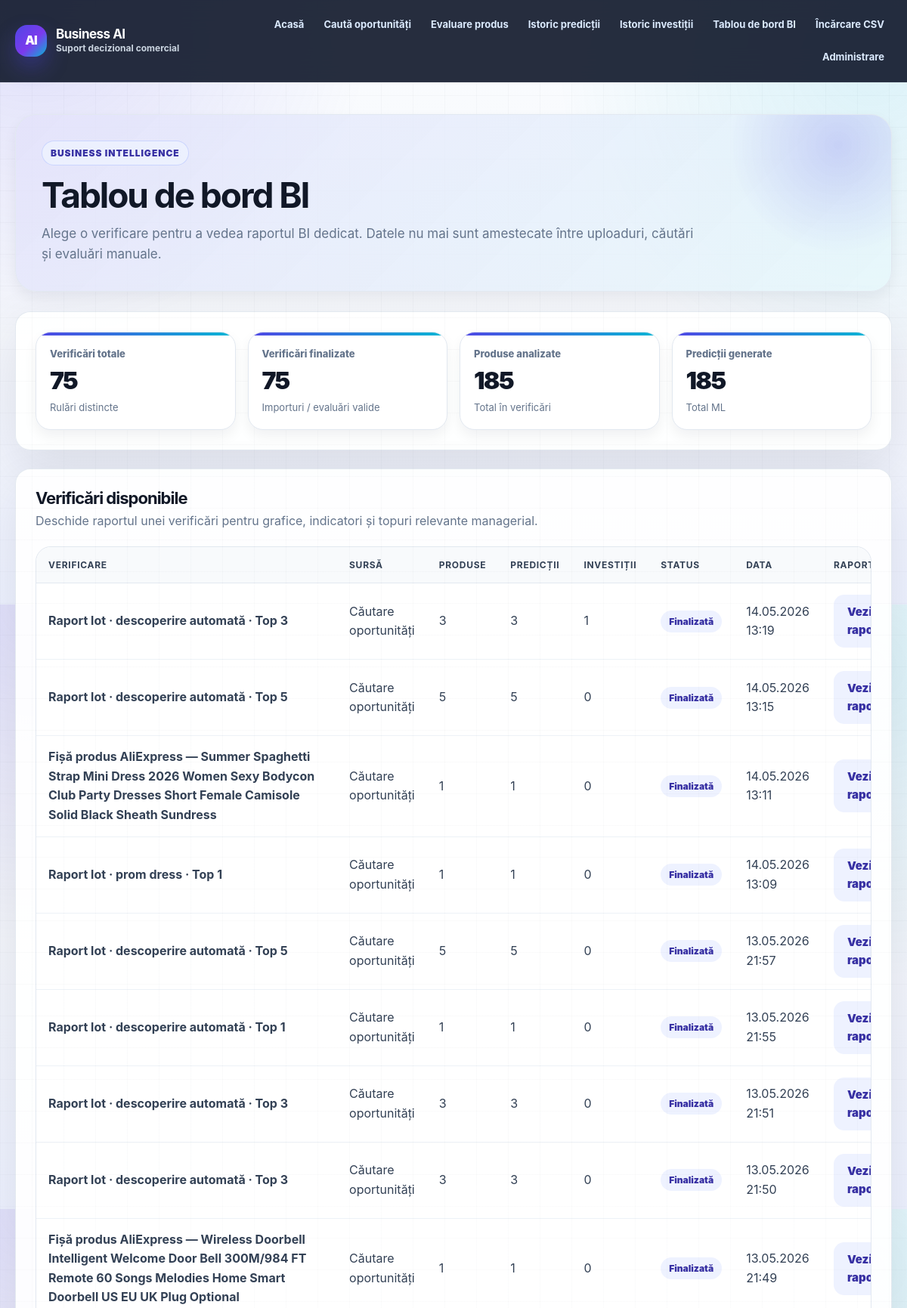
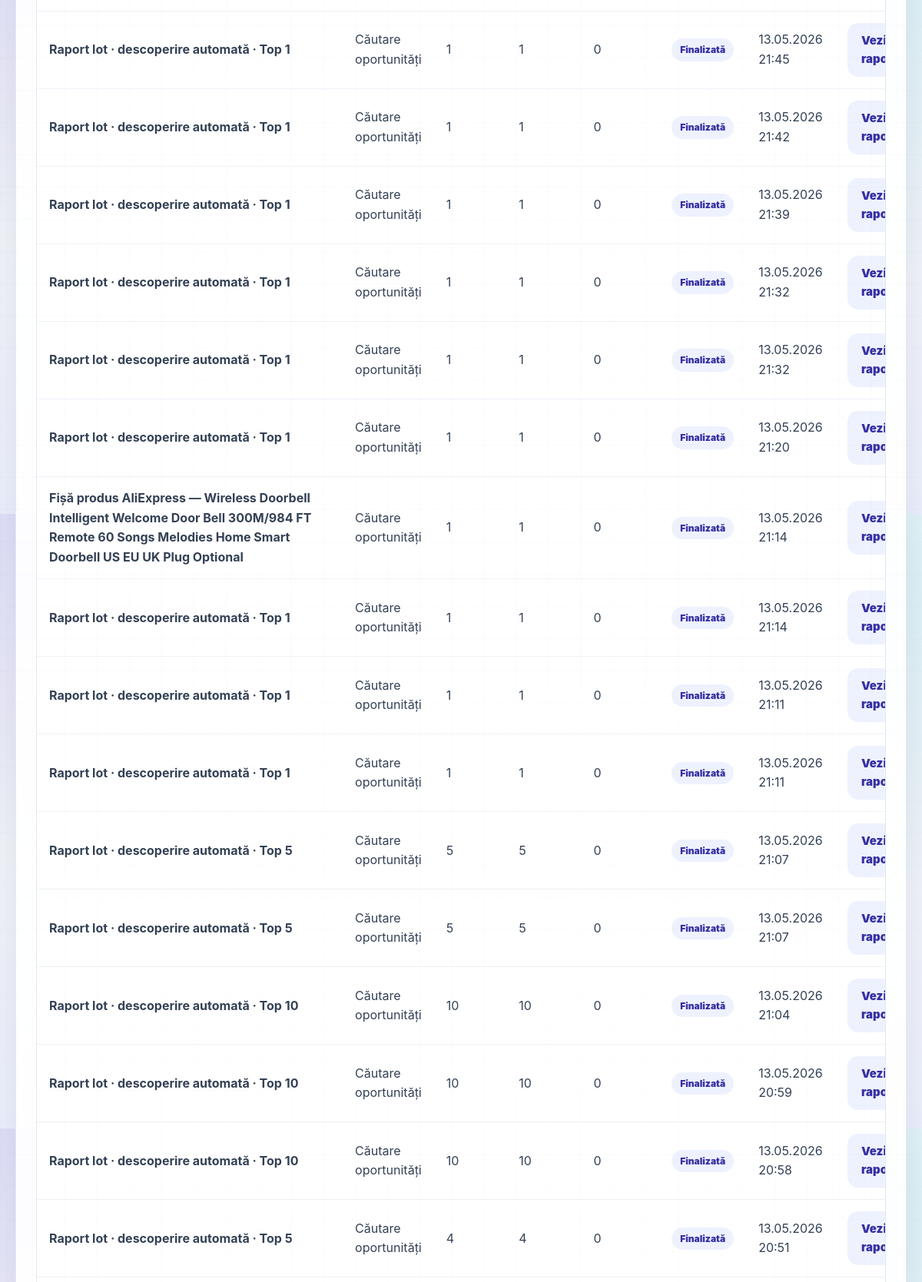
The app's page /analize/ (upper part) with its own data (2 pictures, top to bottom).
### analytics/models.py (models this page shows, shortened)
class AnalysisRun(models.Model):
    SOURCE_MANUAL = "manual"
    SOURCE_CSV_UPLOAD = "csv_upload"
    SOURCE_DISCOVERY = "discovery"
    SOURCE_EBAY_API = "ebay_api"
    SOURCE_CSV_FALLBACK = "csv_fallback"
    SOURCE_CHOICES = [
        (SOURCE_MANUAL, "Evaluare manuală"),
        (SOURCE_CSV_UPLOAD, "Încărcare CSV"),
        (SOURCE_DISCOVERY, "Căutare oportunități"),
        (SOURCE_EBAY_API, "eBay API"),
        (SOURCE_CSV_FALLBACK, "CSV fallback"),
    ]
    STATUS_CREATED = "created"
    STATUS_COMPLETED = "completed"
    STATUS_ERROR = "error"
    STATUS_CHOICES = [
        (STATUS_CREATED, "Creată"),
        (STATUS_COMPLETED, "Finalizată"),
        (STATUS_ERROR, "Eroare"),
    ]
    title = models.CharField(max_length=255)
    source_type = models.CharField(max_length=40, choices=SOURCE_CHOICES, default=SOURCE_MANUAL)
    keyword = models.CharField(max_length=200, blank=True)
    source_file_name = models.CharField(max_length=255, blank=True)
    products_count = models.PositiveIntegerField(default=0)
    predictions_count = models.PositiveIntegerField(default=0)
    investment_count = models.PositiveIntegerField(default=0)
    status = models.CharField(max_length=30, choices=STATUS_CHOICES, default=STATUS_CREATED)
    notes = models.TextField(blank=True)
    created_at = models.DateTimeField(default=timezone.now)
    updated_at = models.DateTimeField(auto_now=True)
    class Meta:
        ordering = ["-created_at"]
        verbose_name = "Verificare analiză"
        verbose_name_plural = "Verificări analiză"

### analytics/views.py (the view)
# urls.py: path('', views.dashboard, name='analytics_dashboard'),
def dashboard(request):
    analysis_runs = AnalysisRun.objects.all()
    total_runs = analysis_runs.count()
    completed_runs = analysis_runs.filter(status=AnalysisRun.STATUS_COMPLETED).count()
    total_predictions = sum(item.predictions_count for item in analysis_runs)
    total_products = sum(item.products_count for item in analysis_runs)
    all_runs = PredictionRun.objects.select_related("product").all()
    avg_prob = all_runs.aggregate(v=Avg("success_probability"))["v"] or 0
    high_potential = all_runs.filter(success_label__icontains="ridicat").count()
    context = {
        "analysis_runs": analysis_runs,
        "latest_run": analysis_runs.first(),
        "summary": {
            "total_runs": total_runs,
            "completed_runs": completed_runs,
            "total_predictions": total_predictions,
            "total_products": total_products,
            "avg_success_probability": round(float(avg_prob), 3),
            "high_potential_count": high_potential,
        },
    }
    return render(request, "analytics/dashboard.html", context)

### templates/analytics/dashboard.html (shortened to what this page needs)
{% extends 'base.html' %}
{% block content %}
<div class="page-header">
  <div class="page-eyebrow">Business Intelligence</div>
  <h1>Tablou de bord BI</h1>
  <p class="page-subtitle">
    Alege o verificare pentru a vedea raportul BI dedicat. Datele nu mai sunt amestecate între uploaduri, căutări și evaluări manuale.
  </p>
</div>
<div class="card">
  <div class="kpi-grid">
    <div class="kpi-card">
      <div class="kpi-label">Verificări totale</div>
      <div class="kpi-value">{{ summary.total_runs }}</div>
      <div class="kpi-note">Rulări distincte</div>
    </div>
    <div class="kpi-card">
      <div class="kpi-label">Verificări finalizate</div>
      <div class="kpi-value">{{ summary.completed_runs }}</div>
      <div class="kpi-note">Importuri / evaluări valide</div>
    </div>
    <div class="kpi-card">
      <div class="kpi-label">Produse analizate</div>
      <div class="kpi-value">{{ summary.total_products }}</div>
      <div class="kpi-note">Total în verificări</div>
    </div>
    <div class="kpi-card">
      <div class="kpi-label">Predicții generate</div>
      <div class="kpi-value">{{ summary.total_predictions }}</div>
      <div class="kpi-note">Total ML</div>
    </div>
  </div>
</div>
<div class="card">
  <div class="card-header">
    <div>
      <h2 class="card-title">Verificări disponibile</h2>
      <p class="card-subtitle">Deschide raportul unei verificări pentru grafice, indicatori și topuri relevante managerial.</p>
    </div>
  </div>
  <div class="table-wrapper">
    <table>
      <thead>
        <tr>
          <th>Verificare</th>
          <th>Sursă</th>
          <th>Produse</th>
          <th>Predicții</th>
          <th>Investiții</th>
          <th>Status</th>
          <th>Data</th>
          <th>Raport</th>
        </tr>
      </thead>
      <tbody>
      {% for item in analysis_runs %}
        <tr>
          <td><strong>{{ item.title }}</strong></td>
          <td>{{ item.get_source_type_display }}</td>
          <td>{{ item.products_count }}</td>
          <td>{{ item.predictions_count }}</td>
          <td>{{ item.investment_count }}</td>
          <td><span class="badge badge-info">{{ item.get_status_display }}</span></td>
          <td>{{ item.created_at|date:"d.m.Y H:i" }}</td>
          <td><a class="btn btn-ghost" href="/analize/verificare/{{ item.id }}/">Vezi raport</a></td>
        </tr>
      {% empty %}
        <tr>
          <td colspan="8" class="empty-state">
            Nu există încă verificări. Încarcă un CSV sau evaluează un produs pentru a genera primul raport BI.
          </td>
        </tr>
      {% endfor %}
      </tbody>
    </table>
  </div>
</div>
{% endblock %}

### records on screen
AnalysisRun: title "Raport lot · descoperire automată · Top 3", source_type "Căutare oportunități", products_count "3", predictions_count "3", investment_count "1", status "Finalizată", created_at "14.05.2026 13:19"
AnalysisRun: title "Raport lot · descoperire automată · Top 5", source_type "Căutare oportunități", products_count "5", predictions_count "5", investment_count "0", status "Finalizată", created_at "14.05.2026 13:15"
AnalysisRun: title "Fișă produs AliExpress — Summer Spaghetti Strap Mini Dress 2026 Women Sexy Bodycon Club Party Dresses Short Female Camisole Solid Black Sheath Sundress", source_type "Căutare oportunități", products_count "1", predictions_count "1", investment_count "0", status "Finalizată", created_at "14.05.2026 13:11"
AnalysisRun: title "Raport lot · prom dress · Top 1", source_type "Căutare oportunități", products_count "1", predictions_count "1", investment_count "0", status "Finalizată", created_at "14.05.2026 13:09"
AnalysisRun: title "Raport lot · descoperire automată · Top 5", source_type "Căutare oportunități", products_count "5", predictions_count "5", investment_count "0", status "Finalizată", created_at "13.05.2026 21:57"
AnalysisRun: title "Raport lot · descoperire automată · Top 1", source_type "Căutare oportunități", products_count "1", predictions_count "1", investment_count "0", status "Finalizată", created_at "13.05.2026 21:55"
AnalysisRun: title "Raport lot · descoperire automată · Top 3", source_type "Căutare oportunități", products_count "3", predictions_count "3", investment_count "0", status "Finalizată", created_at "13.05.2026 21:51"
AnalysisRun: title "Raport lot · descoperire automată · Top 3", source_type "Căutare oportunități", products_count "3", predictions_count "3", investment_count "0", status "Finalizată", created_at "13.05.2026 21:50"
AnalysisRun: title "Fișă produs AliExpress — Wireless Doorbell Intelligent Welcome Door Bell 300M/984 FT Remote 60 Songs Melodies Home Smart Doorbell US EU UK Plug Optional", source_type "Căutare oportunități", products_count "1", predictions_count "1", investment_count "0", status "Finalizată", created_at "13.05.2026 21:49"
AnalysisRun: title "Raport lot · descoperire automată · Top 1", source_type "Căutare oportunități", products_count "1", predictions_count "1", investment_count "0", status "Finalizată", created_at "13.05.2026 21:45"
AnalysisRun: title "Raport lot · descoperire automată · Top 1", source_type "Căutare oportunități", products_count "1", predictions_count "1", investment_count "0", status "Finalizată", created_at "13.05.2026 21:42"
AnalysisRun: title "Raport lot · descoperire automată · Top 1", source_type "Căutare oportunități", products_count "1", predictions_count "1", investment_count "0", status "Finalizată", created_at "13.05.2026 21:39"
AnalysisRun: title "Raport lot · descoperire automată · Top 1", source_type "Căutare oportunități", products_count "1", predictions_count "1", investment_count "0", status "Finalizată", created_at "13.05.2026 21:32"
AnalysisRun: title "Raport lot · descoperire automată · Top 1", source_type "Căutare oportunități", products_count "1", predictions_count "1", investment_count "0", status "Finalizată", created_at "13.05.2026 21:32"
AnalysisRun: title "Raport lot · descoperire automată · Top 1", source_type "Căutare oportunități", products_count "1", predictions_count "1", investment_count "0", status "Finalizată", created_at "13.05.2026 21:20"
AnalysisRun: title "Fișă produs AliExpress — Wireless Doorbell Intelligent Welcome Door Bell 300M/984 FT Remote 60 Songs Melodies Home Smart Doorbell US EU UK Plug Optional", source_type "Căutare oportunități", products_count "1", predictions_count "1", investment_count "0", status "Finalizată", created_at "13.05.2026 21:14"
AnalysisRun: title "Raport lot · descoperire automată · Top 1", source_type "Căutare oportunități", products_count "1", predictions_count "1", investment_count "0", status "Finalizată", created_at "13.05.2026 21:14"
AnalysisRun: title "Raport lot · descoperire automată · Top 1", source_type "Căutare oportunități", products_count "1", predictions_count "1", investment_count "0", status "Finalizată", created_at "13.05.2026 21:11"
AnalysisRun: title "Raport lot · descoperire automată · Top 1", source_type "Căutare oportunități", products_count "1", predictions_count "1", investment_count "0", status "Finalizată", created_at "13.05.2026 21:11"
AnalysisRun: title "Raport lot · descoperire automată · Top 5", source_type "Căutare oportunități", products_count "5", predictions_count "5", investment_count "0", status "Finalizată", created_at "13.05.2026 21:07"
AnalysisRun: title "Raport lot · descoperire automată · Top 5", source_type "Căutare oportunități", products_count "5", predictions_count "5", investment_count "0", status "Finalizată", created_at "13.05.2026 21:07"
AnalysisRun: title "Raport lot · descoperire automată · Top 10", source_type "Căutare oportunități", products_count "10", predictions_count "10", investment_count "0", status "Finalizată", created_at "13.05.2026 21:04"
AnalysisRun: title "Raport lot · descoperire automată · Top 10", source_type "Căutare oportunități", products_count "10", predictions_count "10", investment_count "0", status "Finalizată", created_at "13.05.2026 20:59"
AnalysisRun: title "Raport lot · descoperire automată · Top 10", source_type "Căutare oportunități", products_count "10", predictions_count "10", investment_count "0", status "Finalizată", created_at "13.05.2026 20:58"
AnalysisRun: title "Raport lot · descoperire automată · Top 5", source_type "Căutare oportunități", products_count "4", predictions_count "4", investment_count "0", status "Finalizată", created_at "13.05.2026 20:51"

### other values on screen
{{ summary.total_runs }} "75"
{{ summary.completed_runs }} "75"
{{ summary.total_products }} "185"
{{ summary.total_predictions }} "185"
